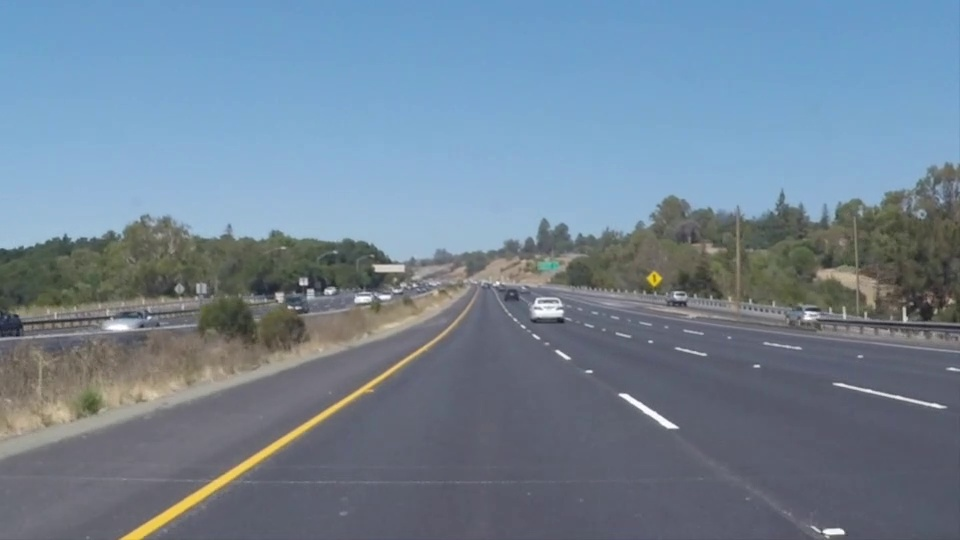
#> input picture lanes_detection/my_test_images/10.jpg, 960 x 540 px; its folder holds only this picture in this run
$ jupyter execute --allow-errors P1.ipynb   (shell and % lines are left out)
#> lines starting #> are read from the running program, lines starting #| are printed output that depends on the picture; after the words box and inside, x2 and y2 are one past the last pixel; in counts of white or black regions, pixels touching at a corner belong together
**The tools you have are color selection, region of interest selection, grayscaling, Gaussian smoothing, Canny Edge Detection and Hough Tranform line detection.  You  are also free to explore and try other techniques that were not presented in the lesson.  Your goal is piece together a pipeline to detect the line segments in the image, then average/extrapolate them and draw them onto the image for display (as below).  Once you have a working pipeline, try it out on the video stream below.**

---

<figure>

 <figcaption>
 <p></p>
 <p style="text-align: center;"> Your output should look something like this (above) after detecting line segments using the helper functions below </p>
 </figcaption>
</figure>
 <p></p>
<figure>

 <figcaption>
 <p></p>
 <p style="text-align: center;"> Your goal is to connect/average/extrapolate line segments to get output like this</p>
 </figcaption>
</figure>

[cell 1]
#importing some useful packages
import matplotlib.pyplot as plt
import matplotlib.image as mpimg
import numpy as np
import cv2

#> (a cell that did not finish here is left out)

**Some OpenCV functions (beyond those introduced in the lesson) that might be useful for this project are:**

`cv2.inRange()` for color selection
`cv2.fillPoly()` for regions selection
`cv2.line()` to draw lines on an image given endpoints
`cv2.addWeighted()` to coadd / overlay two images
`cv2.cvtColor()` to grayscale or change color
`cv2.imwrite()` to output images to file
`cv2.bitwise_and()` to apply a mask to an image

**Check out the OpenCV documentation to learn about these and discover even more awesome functionality!**

Below are some helper functions to help get you started. They should look familiar from the lesson!

[cell 3]
import math

# [6 lines left out: function grayscale, not called in this run]

def canny(img, low_threshold, high_threshold):
    """Applies the Canny transform"""
    return cv2.Canny(img, low_threshold, high_threshold)

def gaussian_blur(img, kernel_size):
    """Applies a Gaussian Noise kernel"""
    return cv2.GaussianBlur(img, (kernel_size, kernel_size), 0)

def region_of_interest(img, vertices):
    """
    Applies an image mask.

    Only keeps the region of the image defined by the polygon
    formed from `vertices`. The rest of the image is set to black.
    """
    #defining a blank mask to start with
    mask = np.zeros_like(img)

    #defining a 3 channel or 1 channel color to fill the mask with depending on the input image
    if len(img.shape) > 2:
        channel_count = img.shape[2]  # i.e. 3 or 4 depending on your image
        ignore_mask_color = (255,) * channel_count
    else:
        ignore_mask_color = 255

    #filling pixels inside the polygon defined by "vertices" with the fill color
    cv2.fillPoly(mask, vertices, ignore_mask_color)

    #returning the image only where mask pixels are nonzero
    masked_image = cv2.bitwise_and(img, mask)
    return masked_image


def draw_lines(img, lines, color=[255, 0, 0], thickness=2):
    """
    NOTE: this is the function you might want to use as a starting point once you want to
    average/extrapolate the line segments you detect to map out the full
    extent of the lane (going from the result shown in raw-lines-example.mp4
    to that shown in P1_example.mp4).

    Think about things like separating line segments by their
    slope ((y2-y1)/(x2-x1)) to decide which segments are part of the left
    line vs. the right line.  Then, you can average the position of each of
    the lines and extrapolate to the top and bottom of the lane.

    This function draws `lines` with `color` and `thickness`.
    Lines are drawn on the image inplace (mutates the image).
    If you want to make the lines semi-transparent, think about combining
    this function with the weighted_img() function below
    """
    for line in lines:
        for x1,y1,x2,y2 in line:
            cv2.line(img, (x1, y1), (x2, y2), color, thickness)

# [10 lines left out: function hough_lines, not called in this run]

# Python 3 has support for cool math symbols.

def weighted_img(img, initial_img, α=0.8, β=1., λ=0.):
    """
    `img` is the output of the hough_lines(), An image with lines drawn on it.
    Should be a blank image (all black) with lines drawn on it.

    `initial_img` should be the image before any processing.

    The result image is computed as follows:

    initial_img * α + img * β + λ
    NOTE: initial_img and img must be the same shape!
    """
    return cv2.addWeighted(initial_img, α, img, β, λ)

## Test on Images

Now you should build your pipeline to work on the images in the directory "test_images"
**You should make sure your pipeline works well on these images before you try the videos.**

[cell 4]
import os
#> (the rest of this cell did not finish here and is left out)

[cell 5]
# All tweakable parameters
grayscale_argument = [0.8, 0.1, 0.1] # This value highlights yellow lanes very well
#> grayscale_argument = [0.8, 0.1, 0.1]
horizon_relative_height = 0.55 # Relative height of the horizon from top of the image
trapeze_top = 0.61 # Height of the top part of region of interest
trapeze_display_top = 0.64 # Save as above, but it only trims lines and not image
lane_angle_limit = 0.5 # Approx 28 degree.
gaussian_blur_kernel = 3
canny_low_threshold = 100
canny_high_threshold = 200
rho = 1
theta = np.pi / 180
threshold = 50
min_line_length = 25
max_line_gap = 3


def better_grayscale(img):
    # In challenge video there is a piece where yellow line dissappears from screen
    # after converting image to grayscale.
    # Actually, grayscale conversion can be parametrized.
    # I've opened Photoshop and played with different parameters of conversion
    # grayscale_argument - it a result of my experiments

    args = np.array(grayscale_argument)
    return np.dot(img, args).astype(np.uint8)


def curtain(img, curtain_height):
    # Helper function which discards upper part of the 'img', ending at 'curtain_height'
    img_width = img.shape[1]
    img_height = img.shape[0]

    vertices = np.array([[(0, img_height),
                          (img_width, img_height),
                          (img_width, img_height * curtain_height),
                          (0, img_height * curtain_height)]], dtype=np.int32)

    return region_of_interest(img, vertices)


def trim_to_trapeze(img):
    height = img.shape[0]
    width = img.shape[1]
    horizon = height * horizon_relative_height
    vertices = np.array([[(width / 2, horizon), (0, height), (width, height)]], dtype=np.int32)
    return curtain(region_of_interest(img, vertices), trapeze_top)


def prolong_line(line, img_height, img_weight):
    # Just some linear algebra to compute arguments of the line
    # and then use them to stretch line on the full screen
    x1 = line[0][0]
    y1 = line[0][1]
    x2 = line[0][2]
    y2 = line[0][3]

    if x1 == x2:
        return np.array([[x1, 0, x1, img_height]], np.int32)

    k = (y1 - y2) / (x1 - x2)
    b = (y1 + y2 - k * (x1 + x2)) / 2

    fx1 = 0
    fy1 = b
    fx2 = img_weight
    fy2 = k * fx2 + b

    result = np.array([[fx1, fy1, fx2, fy2]], np.int32)
    return result


def get_line_angle(line):
    x1 = line[0][0]
    y1 = line[0][1]
    x2 = line[0][2]
    y2 = line[0][3]

    angle = np.pi / 2
    if x1 != x2:
        angle = math.atan((y1 - y2) / (x1 - x2))

    return angle


def is_lane_line(line):
    # Acutally, there are a lot of lines on the sample videos.
    # For example - car's hood in the challenge video
    # But lane lines should be close to vertical
    # so filter them
    return abs(get_line_angle(line)) > lane_angle_limit


def compute_average_line(lines):
    if len(lines) == 0:
        return None

    max_x = 0

    k_sum = 0
    b_sum = 0

    for line in lines:
        x1 = line[0][0]
        y1 = line[0][1]
        x2 = line[0][2]
        y2 = line[0][3]

        max_x = max(max_x, x1, x2)

        k = (y1 - y2) / (x1 - x2)
        b = (y1 + y2 - k * (x1 + x2)) / 2

        k_sum += k
        b_sum += b

    final_k = k_sum / len(lines)
    final_b = b_sum / len(lines)

    fx1 = 0
    fy1 = final_k * fx1 + final_b
    fx2 = max_x
    fy2 = final_k * fx2 + final_b

    return np.array([[fx1, fy1, fx2, fy2]], np.int32)


def get_left_right_lanes(lines):
    # left and right lanes can be distinguished by their slope
    left_lines = []
    right_lines = []

    for line in lines:
        angle = get_line_angle(line)
        if angle < 0:
            left_lines.append(line)
        if angle > 0:
            right_lines.append(line)

    left = compute_average_line(left_lines)
    right = compute_average_line(right_lines)

    return left, right


def detect_lanes(img):
    img_width = img.shape[1]
    img_height = img.shape[0]

    result = better_grayscale(img)
    result = gaussian_blur(result, gaussian_blur_kernel)
    result = canny(result, canny_low_threshold, canny_high_threshold)
    result = trim_to_trapeze(result)

    lines = cv2.HoughLinesP(result, rho, theta, threshold, np.array([]), minLineLength=min_line_length,
                            maxLineGap=max_line_gap)
    lines = filter(is_lane_line, lines)
    lines = map(lambda line: prolong_line(line, img_height, img_width), lines)
    return get_left_right_lanes(lines)


def draw_lanes_on_image(lanes, image):
    lanes = filter(lambda lane: lane is not None, lanes)
    line_img = np.zeros(image.shape, dtype=np.uint8)

    draw_lines(line_img, lanes, thickness=10)

    line_img = curtain(line_img, trapeze_display_top)
    return weighted_img(line_img, image)


def test_images():
    for img_name in os.listdir("my_test_images"):
        img = mpimg.imread('my_test_images/' + img_name)
        left, right = detect_lanes(img)

        lanes = [left, right]

        result = draw_lanes_on_image(lanes, img)

        plt.figure(figsize=(20, 20))
        plt.imshow(result, cmap='gray')


test_images()
#> in test_images, img is the input picture: shape (540, 960, 3); mean R, G, B 113.4, 131.6, 148.9
#> in better_grayscale, `return np.dot(img, args).astype(np.uint8)`:
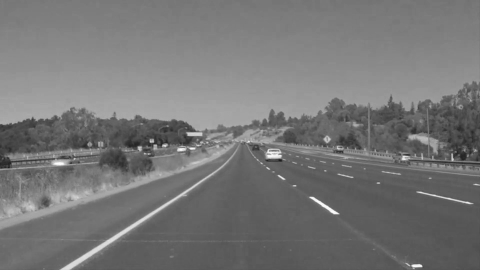
#> returned value: shape (540, 960) (shown at 1/2 size); min 22, max 255, mean 118.3
#> in canny, `return cv2.Canny(img, low_threshold, high_threshold)`:
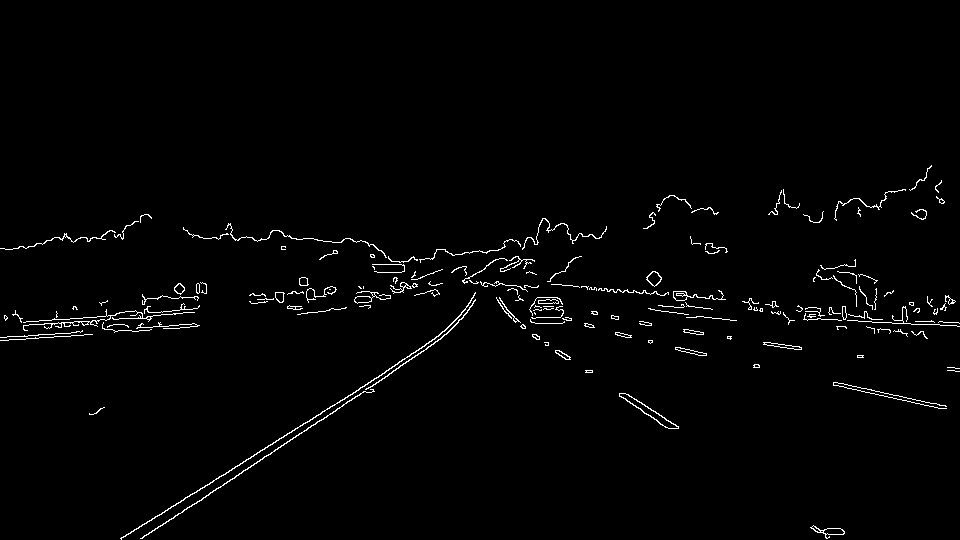
#> returned value: shape (540, 960); 1.6% white in thin lines or dots, all inside (x1, y1, x2, y2) = (0, 165, 960, 540)
#> in region_of_interest, `masked_image = cv2.bitwise_and(img, mask)`:
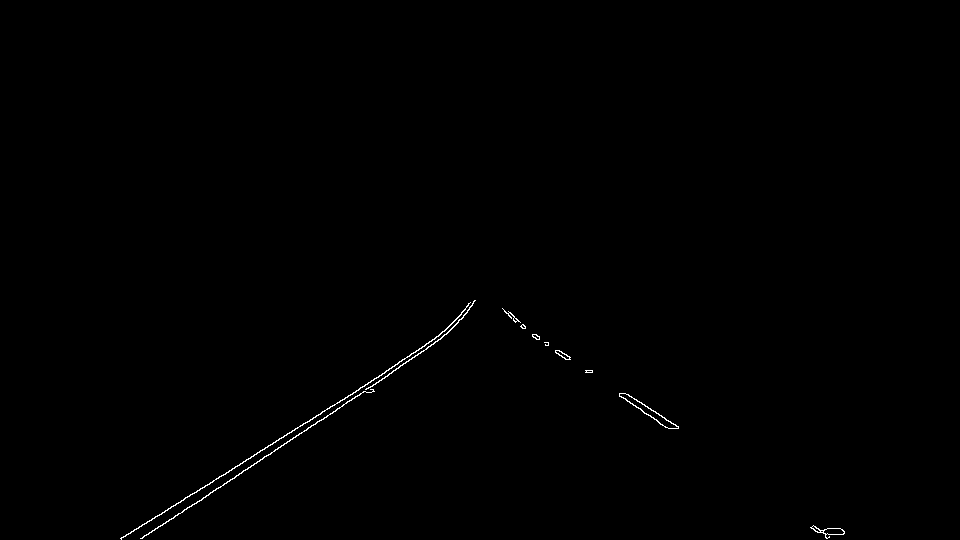
#> masked_image: shape (540, 960); 0.31% white in thin lines or dots, all inside (x1, y1, x2, y2) = (120, 300, 845, 540)
#> in curtain, `img_width = img.shape[1]`: img_width = 960
#> in curtain, `vertices = np.array([[(0, img_height), (img_width, img_height), (img_w..`: vertices = [[0, 540], [960, 540], [960, 329], [0, 329]]
#> in region_of_interest (call 2), `cv2.fillPoly(mask, vertices, ignore_mask_color)`:
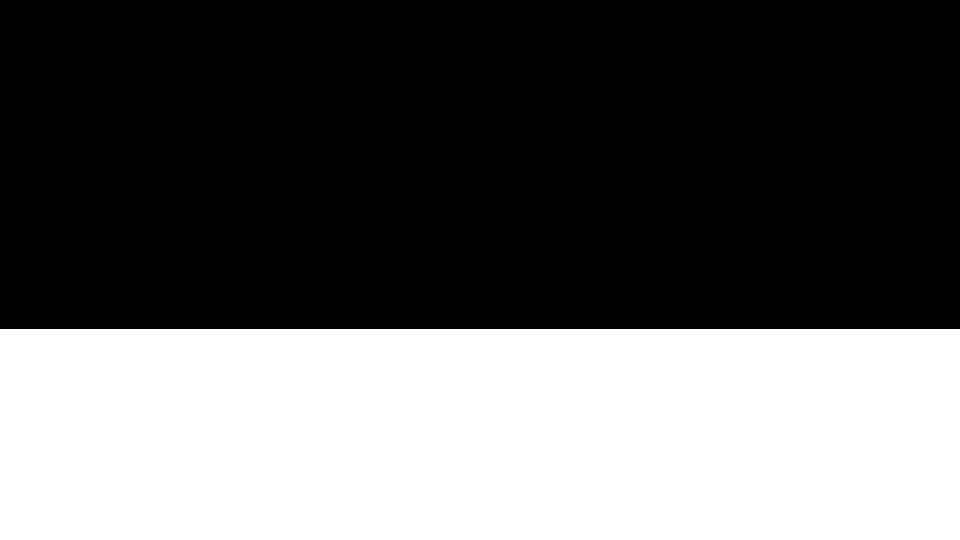
#> mask: shape (540, 960); 39.1% white; 1 white region, box (x1, y1, x2, y2) and area: (0, 329, 960, 540) 202560
#> in detect_lanes, `lines = cv2.HoughLinesP(result, rho, theta, threshold, np.array([]), m..`: lines = [[240, 463, 394, 366], [268, 455, 441, 338], [162, 525, 319, 420], [619, 394, 658, 421], [120, 538, 370, 382], [121, 538, 297, 428], [627, 394, 678, 427], [141, 538, 178, 513], [381, 374, 439, 335]]
#> in test_images, `left, right = detect_lanes(img)`: left = [[0, 624, 960, -2]]; right = [[0, -22, 960, 619]]
#> in test_images, `lanes = [left, right]`: lanes = [[[0, 624, 960, -2]], [[0, -22, 960, 619]]]
#> after the loop in draw_lines, `for line in lines:`:
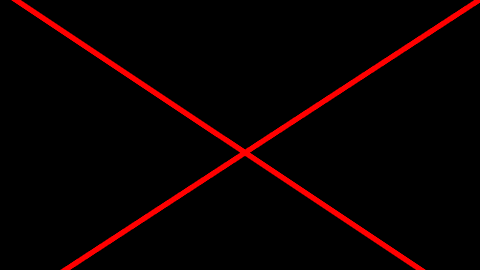
#> img: shape (540, 960, 3) (shown at 1/2 size); mean of channels 0, 1, 2 10.3, 0, 0; drawn as R, G, B
#> in region_of_interest (call 3), `cv2.fillPoly(mask, vertices, ignore_mask_color)`:
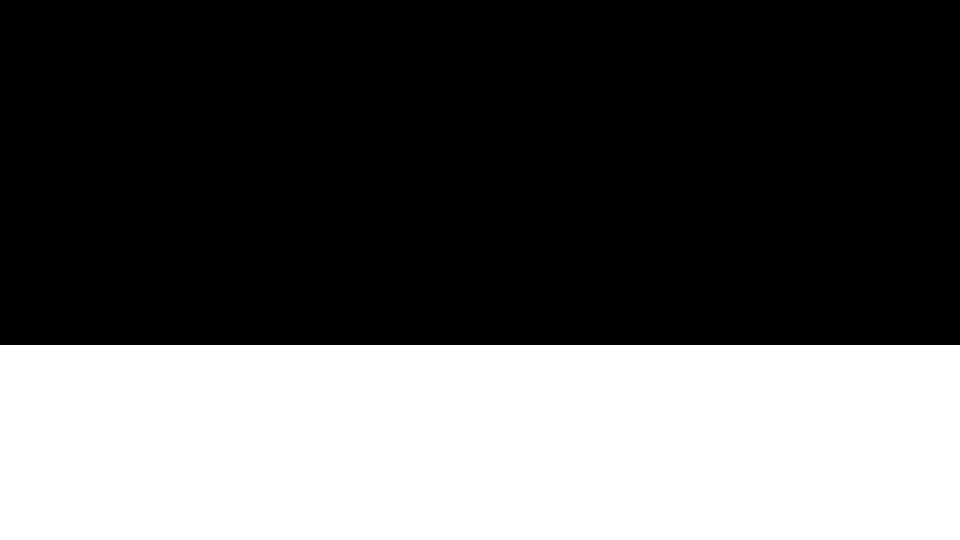
#> mask: shape (540, 960, 3); 36.1% white; 1 white region, box (x1, y1, x2, y2) and area: (0, 345, 960, 540) 187200
#> in weighted_img, `return cv2.addWeighted(initial_img, α, img, β, λ)`:
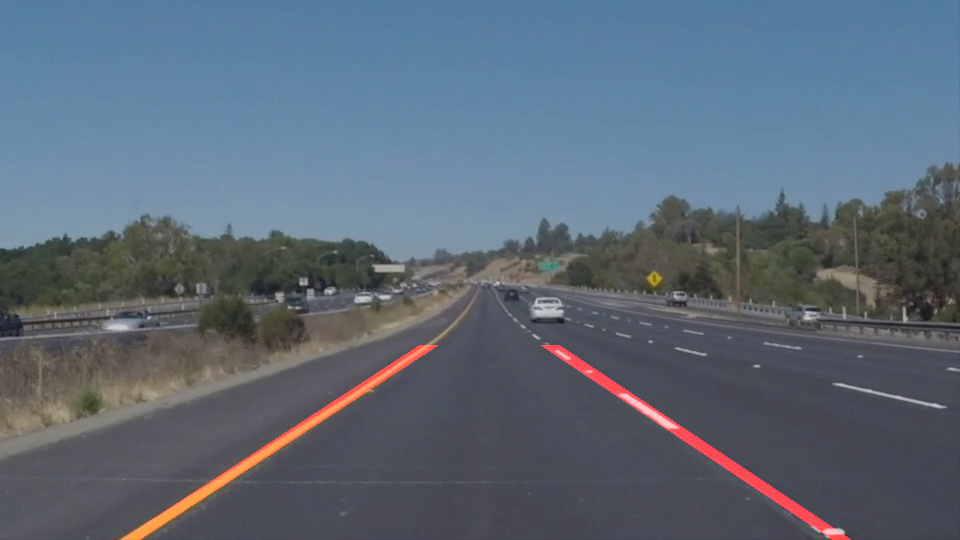
#> returned value: shape (540, 960, 3); mean of channels 0, 1, 2 92.6, 105.3, 119.1; drawn as R, G, B

$ run again, on lanes_detection/my_test_images/231.jpg
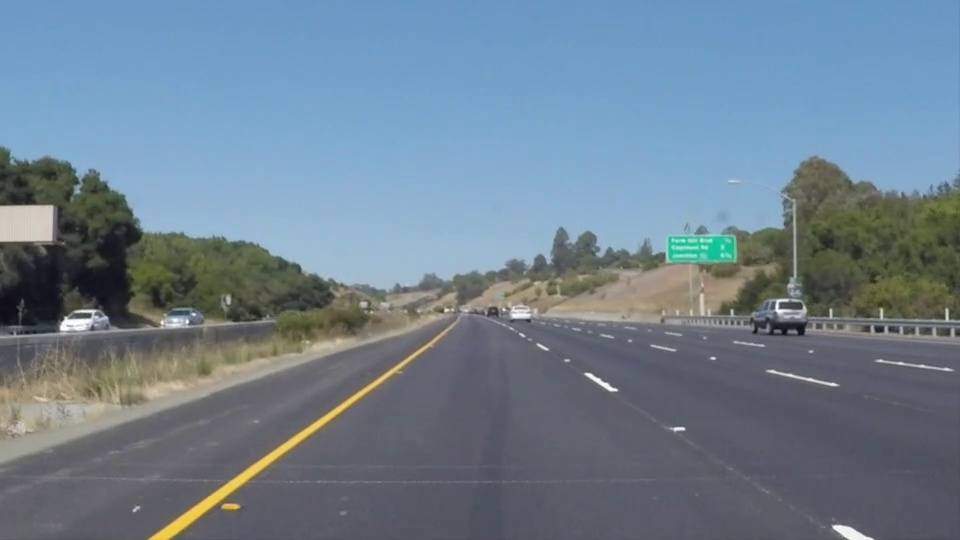
#> input picture lanes_detection/my_test_images/231.jpg, 960 x 540 px
#> grayscale_argument = [0.8, 0.1, 0.1]
#> in test_images, img is the input picture: shape (540, 960, 3); mean R, G, B 110.8, 128.5, 143.9
#> mask: shape (540, 960); 22.5% white; 1 white region, box (x1, y1, x2, y2) and area: (1, 297, 960, 540) 116877
#> in region_of_interest, `masked_image = cv2.bitwise_and(img, mask)`:
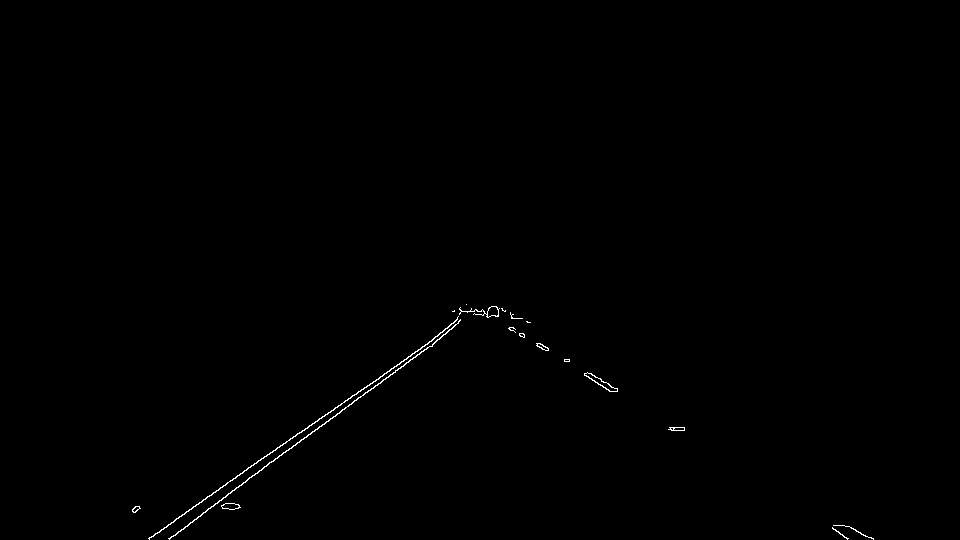
#> masked_image: shape (540, 960); 0.3% white in thin lines or dots, all inside (x1, y1, x2, y2) = (132, 304, 874, 540)
#> in curtain, `img_width = img.shape[1]`: img_width = 960
#> in curtain, `vertices = np.array([[(0, img_height), (img_width, img_height), (img_w..`: vertices = [[0, 540], [960, 540], [960, 329], [0, 329]]
#> mask: shape (540, 960); 39.1% white; 1 white region, box (x1, y1, x2, y2) and area: (0, 329, 960, 540) 202560
#> masked_image: shape (540, 960); 0.26% white in thin lines or dots, all inside (x1, y1, x2, y2) = (132, 329, 874, 540)
#> lines = [[148, 538, 442, 332], [219, 500, 434, 343], [263, 467, 441, 337], [149, 539, 191, 509], [301, 432, 432, 340], [190, 522, 266, 466], [176, 518, 299, 432], [584, 374, 612, 391]]
#> in test_images, `left, right = detect_lanes(img)`: left = [[0, 650, 960, -36]]; right = [[0, 19, 960, 602]]
#> lanes = [[[0, 650, 960, -36]], [[0, 19, 960, 602]]]
#> mask: shape (540, 960, 3); 36.1% white; 1 white region, box (x1, y1, x2, y2) and area: (0, 345, 960, 540) 187200
#> masked_image: shape (540, 960, 3)
#> in weighted_img, `return cv2.addWeighted(initial_img, α, img, β, λ)`:
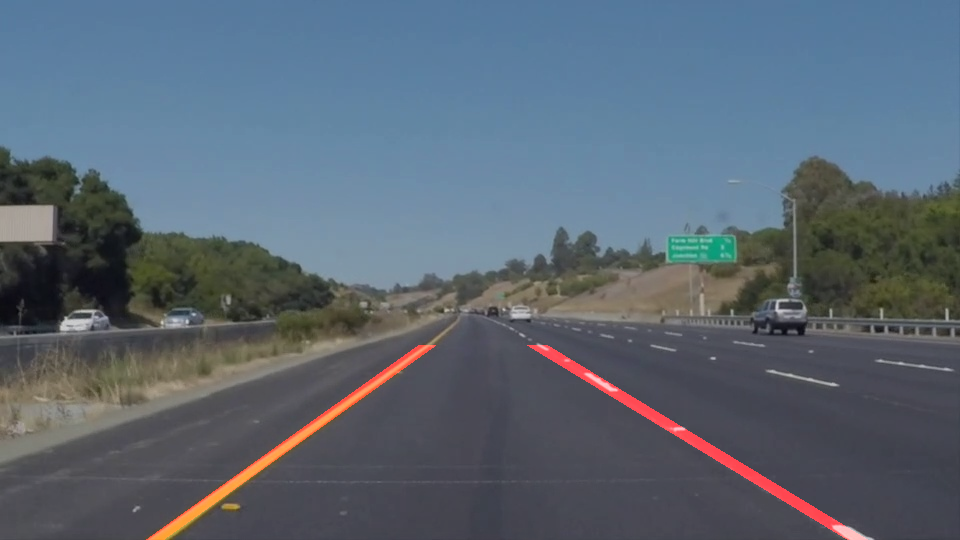
#> returned value: shape (540, 960, 3); mean of channels 0, 1, 2 90.7, 102.8, 115.2; drawn as R, G, B
